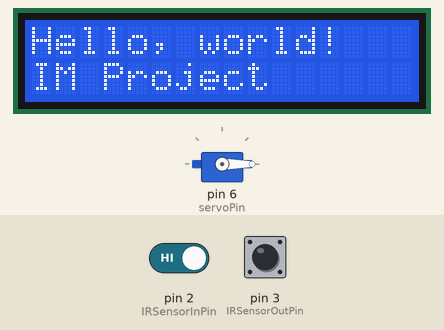
This sketch was run on a simulated Arduino Uno, built with avr-gcc and run on an emulated ATmega328P. Shown: servo, 16×2 character LCD. Inputs (shaded band) come from the test bench; at power-on: pin 2 (IRSensorInPin) HIGH, pin 3 (IRSensorOutPin) HIGH. What the sketch prints to the serial monitor is not drawn.

Above: at 1.2 s.
1.3 s: pin 2 (IRSensorInPin) driven LOW
At 2.4 s:
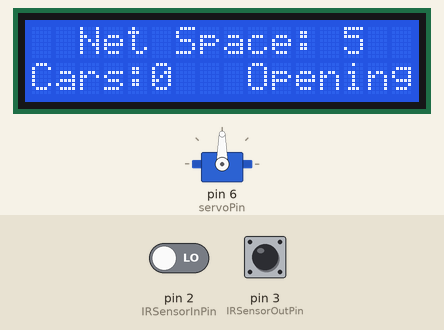
3.1 s: pin 2 (IRSensorInPin) driven HIGH
At 3.6 s:
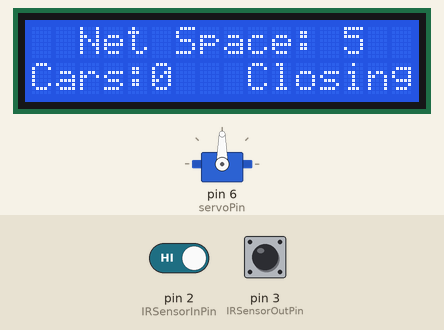
6.1 s: pin 2 (IRSensorInPin) driven LOW
At 6.8 s:
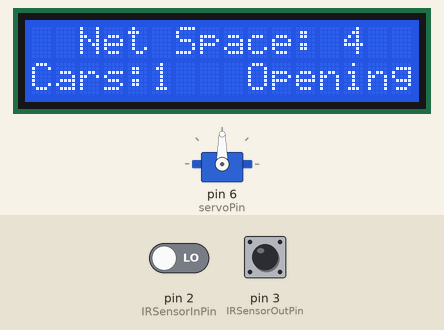
7.7 s: pin 3 (IRSensorOutPin) pulsed LOW 2 times (0.12 s each, 0.3 s apart)
At 9.3 s:
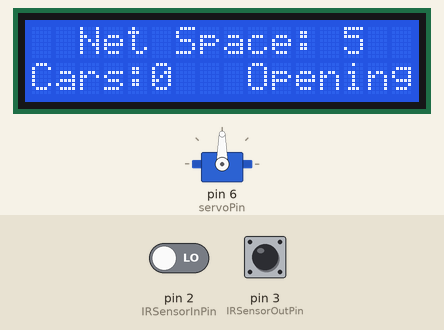
Timing chart, 0 to 10.8 s (numbered marks = the images above; inputs shaded):
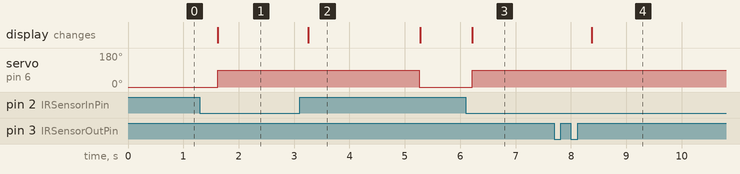

Measured:
- after the input at 1.3 s, servo on pin 6 (servoPin): 0° → 90° after 0.32 s; the display: changes after 0.32 s (image 1)
- after the input at 3.1 s, servo on pin 6 (servoPin): 90° → 0° after 2.2 s; the display: changes after 0.16 s (image 2)
- after the input at 6.1 s, servo on pin 6 (servoPin): 0° → 90° after 0.11 s; the display: changes after 0.11 s (image 3)
- after the input at 7.7 s, the display: changes after 0.67 s (image 4)
- what the display in image 2 shows lasts 2.0 s, from 3.3 s to 5.3 s

The sketch:

car-parking-system.ino
```cpp
#include <LiquidCrystal_I2C.h>

LiquidCrystal_I2C lcd(0x27, 16, 2);

#include <Servo.h>

Servo myservo;

int servoPin = 6;
int IRSensorInPin = 2;
int IRSensorOutPin = 3;

int pos = 0;

int max_car_count = 5;
int count = 0;

void setup()
{
  Serial.begin(9600);
  myservo.attach(servoPin); // attaches the servo on pin 6 to the servo object
  pinMode(IRSensorInPin, INPUT_PULLUP);
  pinMode(IRSensorOutPin, INPUT_PULLUP);
  closeGate();
  Serial.println(count);
  attachInterrupt(digitalPinToInterrupt(IRSensorInPin), car_in, CHANGE);
  attachInterrupt(digitalPinToInterrupt(IRSensorOutPin), car_out, CHANGE);

  lcd.init();
  lcd.clear();
  // Print a message to the LCD.
  lcd.backlight();
  lcd.setCursor(0, 0);
  lcd.print("Hello, world!");
  lcd.setCursor(0, 1);
  lcd.print("IM Project");
}

bool car_at_gate = false;
bool car_in_gate = false;
bool car_out_gate = false;
bool car_at_out_gate = false;

void car_in()
{

  delay(100);
  if (digitalRead(IRSensorInPin) == 1)
  {
    car_in_gate = true;
    Serial.println("car in");
  }
  else
  {
    car_at_gate = true;
    Serial.println("car gate");
  }
}

void car_out()
{
  delay(100);
  if (digitalRead(IRSensorOutPin) == 1)
  {
    if (car_at_out_gate)
    {
      car_out_gate = true;
      car_at_out_gate = false;
      Serial.println("car out");
    }
  }
  else
  {
    car_at_out_gate = true;
  }
}

void display_lcd(String text1, String text2 = "")
{

  lcd.clear();

  lcd.setCursor(0, 0);
  lcd.print(text1);
  lcd.setCursor(0, 1);
  lcd.print(text2);
  Serial.println(text1 + " " + text2);
}

void display_count(String message = "")
{
  display_lcd("  Net Space: " + String(max_car_count - count), "Cars:" + String(count) + "  " + message);
}

void openGate()
{
  myservo.write(90);
  display_count(" Opening");
  Serial.println("gate open");
}

void closeGate()
{
  myservo.write(0);
  Serial.println("gate close");
}

void loop()
{
  delay(300);

  if (car_out_gate)
  {
    if (count)
    {

      if (digitalRead(IRSensorOutPin) == 1)
      {
        count--;
        display_count();

        if (digitalRead(IRSensorInPin) == 0)
        {
          car_at_gate = true;
        }
      }

      car_out_gate = false;
    }
  }

  if (car_at_gate)
  {

    if (count < max_car_count)
    {
      openGate();
    }
    else
    {
      display_lcd("Not enough space");
    }
    car_at_gate = false;
  }

  if (car_in_gate)
  {
    delay(100);
    if (digitalRead(IRSensorInPin) == 1)
    {
      if (count < max_car_count)
      {
        display_count(" Closing");
        delay(2000);
        closeGate();
        count++;
        display_count();
      }
      car_in_gate = false;
      car_at_gate = false;
    }
  }
  else
  {
    car_in_gate = false;
  }
}
```
